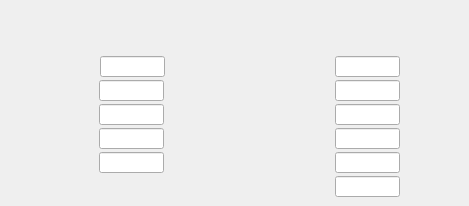
      <widget class="QWidget" name="writeram_2">
       <attribute name="title">
        <string>writeRAM</string>
       </attribute>
       <widget class="QELabel" name="qelabel_185">
        <property name="geometry">
         <rect>
          <x>12</x>
          <y>8</y>
          <width>73</width>
          <height>16</height>
         </rect>
        </property>
        <property name="font">
         <font>
          <pointsize>11</pointsize>
          <weight>75</weight>
          <bold>true</bold>
         </font>
        </property>
        <property name="variable" stdset="0">
         <string>$(P):LI:$(T):DATA.DESC</string>
        </property>
        <property name="variableSubstitutions" stdset="0">
         <string>P=CHA,T=2531-2-2</string>
        </property>
        <property name="displayAlarmState">
         <bool>false</bool>
        </property>
       </widget>
       <widget class="QELabel" name="qelabel_186">
        <property name="geometry">
         <rect>
          <x>9</x>
          <y>60</y>
          <width>85</width>
          <height>16</height>
         </rect>
        </property>
        <property name="alignment">
         <set>Qt::AlignRight|Qt::AlignTrailing|Qt::AlignVCenter</set>
        </property>
        <property name="variable" stdset="0">
         <string>$(P):LO:SC:$(T):RWR:SPOSL.DESC</string>
        </property>
        <property name="variableSubstitutions" stdset="0">
         <string>P=CHA,T=2531-2-2</string>
        </property>
        <property name="displayAlarmState">
         <bool>false</bool>
        </property>
       </widget>
       <widget class="QELineEdit" name="qelineedit_43">
        <property name="geometry">
         <rect>
          <x>100</x>
          <y>56</y>
          <width>65</width>
          <height>21</height>
         </rect>
        </property>
        <property name="variable" stdset="0">
         <string>$(P):LO:SC:$(T):RWR:SPOSL</string>
        </property>
        <property name="variableSubstitutions" stdset="0">
         <string>P=CHA,T=2531-2-2</string>
        </property>
        <property name="displayAlarmState">
         <bool>false</bool>
        </property>
       </widget>
       <widget class="QELabel" name="qelabel_187">
        <property name="geometry">
         <rect>
          <x>168</x>
          <y>60</y>
          <width>57</width>
          <height>16</height>
         </rect>
        </property>
        <property name="variable" stdset="0">
         <string>$(P):LI:$(T):RWR:SPOSL</string>
        </property>
        <property name="variableSubstitutions" stdset="0">
         <string>P=CHA,T=2531-2-2</string>
        </property>
        <property name="displayAlarmState">
         <bool>false</bool>
        </property>
       </widget>
       <widget class="QELabel" name="qelabel_188">
        <property name="geometry">
         <rect>
          <x>8</x>
          <y>84</y>
          <width>85</width>
          <height>16</height>
         </rect>
        </property>
        <property name="alignment">
         <set>Qt::AlignRight|Qt::AlignTrailing|Qt::AlignVCenter</set>
        </property>
        <property name="variable" stdset="0">
         <string>$(P):LO:SC:$(T):RWR:SPOSH.DESC</string>
        </property>
        <property name="variableSubstitutions" stdset="0">
         <string>P=CHA,T=2531-2-2</string>
        </property>
        <property name="displayAlarmState">
         <bool>false</bool>
        </property>
       </widget>
       <widget class="QELabel" name="qelabel_189">
        <property name="geometry">
         <rect>
          <x>167</x>
          <y>84</y>
          <width>57</width>
          <height>16</height>
         </rect>
        </property>
        <property name="variable" stdset="0">
         <string>$(P):LI:$(T):RWR:SPOSH</string>
        </property>
        <property name="variableSubstitutions" stdset="0">
         <string>P=CHA,T=2531-2-2</string>
        </property>
        <property name="displayAlarmState">
         <bool>false</bool>
        </property>
       </widget>
       <widget class="QELineEdit" name="qelineedit_44">
        <property name="geometry">
         <rect>
          <x>99</x>
          <y>80</y>
          <width>65</width>
          <height>21</height>
         </rect>
        </property>
        <property name="variable" stdset="0">
         <string>$(P):LO:SC:$(T):RWR:SPOSH</string>
        </property>
        <property name="variableSubstitutions" stdset="0">
         <string>P=CHA,T=2531-2-2</string>
        </property>
        <property name="displayAlarmState">
         <bool>false</bool>
        </property>
       </widget>
       <widget class="QELabel" name="qelabel_190">
        <property name="geometry">
         <rect>
          <x>8</x>
          <y>108</y>
          <width>85</width>
          <height>16</height>
         </rect>
        </property>
        <property name="alignment">
         <set>Qt::AlignRight|Qt::AlignTrailing|Qt::AlignVCenter</set>
        </property>
        <property name="variable" stdset="0">
         <string>$(P):LO:SC:$(T):RWR:PAGE.DESC</string>
        </property>
        <property name="variableSubstitutions" stdset="0">
         <string>P=CHA,T=2531-2-2</string>
        </property>
        <property name="displayAlarmState">
         <bool>false</bool>
        </property>
       </widget>
       <widget class="QELabel" name="qelabel_191">
        <property name="geometry">
         <rect>
          <x>167</x>
          <y>108</y>
          <width>57</width>
          <height>16</height>
         </rect>
        </property>
        <property name="variable" stdset="0">
         <string>$(P):LI:$(T):RWR:PAGE</string>
        </property>
        <property name="variableSubstitutions" stdset="0">
         <string>P=CHA,T=2531-2-2</string>
        </property>
        <property name="displayAlarmState">
         <bool>false</bool>
        </property>
       </widget>
       <widget class="QELineEdit" name="qelineedit_45">
        <property name="geometry">
         <rect>
          <x>99</x>
          <y>104</y>
          <width>65</width>
          <height>21</height>
         </rect>
        </property>
        <property name="variable" stdset="0">
         <string>$(P):LO:SC:$(T):RWR:PAGE</string>
        </property>
        <property name="variableSubstitutions" stdset="0">
         <string>P=CHA,T=2531-2-2</string>
        </property>
        <property name="displayAlarmState">
         <bool>false</bool>
        </property>
       </widget>
       <widget class="QELabel" name="qelabel_192">
        <property name="geometry">
         <rect>
          <x>8</x>
          <y>132</y>
          <width>85</width>
          <height>16</height>
         </rect>
        </property>
        <property name="alignment">
         <set>Qt::AlignRight|Qt::AlignTrailing|Qt::AlignVCenter</set>
        </property>
        <property name="variable" stdset="0">
         <string>$(P):LO:SC:$(T):RWR:CMND.DESC</string>
        </property>
        <property name="variableSubstitutions" stdset="0">
         <string>P=CHA,T=2531-2-2</string>
        </property>
        <property name="displayAlarmState">
         <bool>false</bool>
        </property>
       </widget>
       <widget class="QELineEdit" name="qelineedit_46">
        <property name="geometry">
         <rect>
          <x>99</x>
          <y>128</y>
          <width>65</width>
          <height>21</height>
         </rect>
        </property>
        <property name="variable" stdset="0">
         <string>$(P):LO:SC:$(T):RWR:CMND</string>
        </property>
        <property name="variableSubstitutions" stdset="0">
         <string>P=CHA,T=2531-2-2</string>
        </property>
        <property name="displayAlarmState">
         <bool>false</bool>
        </property>
       </widget>
       <widget class="QELabel" name="qelabel_193">
        <property name="geometry">
         <rect>
          <x>8</x>
          <y>156</y>
          <width>85</width>
          <height>16</height>
         </rect>
        </property>
        <property name="alignment">
         <set>Qt::AlignRight|Qt::AlignTrailing|Qt::AlignVCenter</set>
        </property>
        <property name="variable" stdset="0">
         <string>$(P):LO:SC:$(T):RWR:CODEW.DESC</string>
        </property>
        <property name="variableSubstitutions" stdset="0">
         <string>P=CHA,T=2531-2-2</string>
        </property>
        <property name="displayAlarmState">
         <bool>false</bool>
        </property>
       </widget>
       <widget class="QELabel" name="qelabel_194">
        <property name="geometry">
         <rect>
          <x>167</x>
          <y>156</y>
          <width>57</width>
          <height>16</height>
         </rect>
        </property>
        <property name="variable" stdset="0">
         <string>$(P):LI:$(T):RWR:CODEW</string>
        </property>
        <property name="variableSubstitutions" stdset="0">
         <string>P=CHA,T=2531-2-2</string>
        </property>
        <property name="displayAlarmState">
         <bool>false</bool>
        </property>
       </widget>
       <widget class="QELineEdit" name="qelineedit_47">
        <property name="geometry">
         <rect>
          <x>99</x>
          <y>152</y>
          <width>65</width>
          <height>21</height>
         </rect>
        </property>
        <property name="variable" stdset="0">
         <string>$(P):LO:SC:$(T):RWR:CODEW</string>
        </property>
        <property name="variableSubstitutions" stdset="0">
         <string>P=CHA,T=2531-2-2</string>
        </property>
        <property name="displayAlarmState">
         <bool>false</bool>
        </property>
       </widget>
       <widget class="QELineEdit" name="qelineedit_48">
        <property name="geometry">
         <rect>
          <x>335</x>
          <y>56</y>
          <width>65</width>
          <height>21</height>
         </rect>
        </property>
        <property name="variable" stdset="0">
         <string>$(P):LO:SC:$(T):RWR:MINV</string>
        </property>
        <property name="variableSubstitutions" stdset="0">
         <string>P=CHA,T=2531-2-2</string>
        </property>
        <property name="displayAlarmState">
         <bool>false</bool>
        </property>
       </widget>
       <widget class="QELabel" name="qelabel_195">
        <property name="geometry">
         <rect>
          <x>403</x>
          <y>60</y>
          <width>57</width>
          <height>16</height>
         </rect>
        </property>
        <property name="variable" stdset="0">
         <string>$(P):LI:$(T):RWR:MINV</string>
        </property>
        <property name="variableSubstitutions" stdset="0">
         <string>P=CHA,T=2531-2-2</string>
        </property>
        <property name="displayAlarmState">
         <bool>false</bool>
        </property>
       </widget>
       <widget class="QELabel" name="qelabel_196">
        <property name="geometry">
         <rect>
          <x>244</x>
          <y>60</y>
          <width>85</width>
          <height>16</height>
         </rect>
        </property>
        <property name="alignment">
         <set>Qt::AlignRight|Qt::AlignTrailing|Qt::AlignVCenter</set>
        </property>
        <property name="variable" stdset="0">
         <string>$(P):LO:SC:$(T):RWR:MINV.DESC</string>
        </property>
        <property name="variableSubstitutions" stdset="0">
         <string>P=CHA,T=2531-2-2</string>
        </property>
        <property name="displayAlarmState">
         <bool>false</bool>
        </property>
       </widget>
       <widget class="QELineEdit" name="qelineedit_49">
        <property name="geometry">
         <rect>
          <x>335</x>
          <y>80</y>
          <width>65</width>
          <height>21</height>
         </rect>
        </property>
        <property name="variable" stdset="0">
         <string>$(P):LO:SC:$(T):RWR:MAXV</string>
        </property>
        <property name="variableSubstitutions" stdset="0">
         <string>P=CHA,T=2531-2-2</string>
        </property>
        <property name="displayAlarmState">
         <bool>false</bool>
        </property>
       </widget>
       <widget class="QELabel" name="qelabel_197">
        <property name="geometry">
         <rect>
          <x>244</x>
          <y>84</y>
          <width>85</width>
          <height>16</height>
         </rect>
        </property>
        <property name="alignment">
         <set>Qt::AlignRight|Qt::AlignTrailing|Qt::AlignVCenter</set>
        </property>
        <property name="variable" stdset="0">
         <string>$(P):LO:SC:$(T):RWR:MAXV.DESC</string>
        </property>
        <property name="variableSubstitutions" stdset="0">
         <string>P=CHA,T=2531-2-2</string>
        </property>
        <property name="displayAlarmState">
         <bool>false</bool>
        </property>
       </widget>
       <widget class="QELabel" name="qelabel_198">
        <property name="geometry">
         <rect>
          <x>403</x>
          <y>84</y>
          <width>57</width>
          <height>16</height>
         </rect>
        </property>
        <property name="variable" stdset="0">
         <string>$(P):LI:$(T):RWR:MAXV</string>
        </property>
        <property name="variableSubstitutions" stdset="0">
         <string>P=CHA,T=2531-2-2</string>
        </property>
        <property name="displayAlarmState">
         <bool>false</bool>
        </property>
       </widget>
       <widget class="QELineEdit" name="qelineedit_50">
        <property name="geometry">
         <rect>
          <x>335</x>
          <y>104</y>
          <width>65</width>
          <height>21</height>
         </rect>
        </property>
        <property name="variable" stdset="0">
         <string>$(P):LO:SC:$(T):RWR:MAXA</string>
        </property>
        <property name="variableSubstitutions" stdset="0">
         <string>P=CHA,T=2531-2-2</string>
        </property>
        <property name="displayAlarmState">
         <bool>false</bool>
        </property>
       </widget>
       <widget class="QELabel" name="qelabel_199">
        <property name="geometry">
         <rect>
          <x>244</x>
          <y>108</y>
          <width>85</width>
          <height>16</height>
         </rect>
        </property>
        <property name="alignment">
         <set>Qt::AlignRight|Qt::AlignTrailing|Qt::AlignVCenter</set>
        </property>
        <property name="variable" stdset="0">
         <string>$(P):LO:SC:$(T):RWR:MAXA.DESC</string>
        </property>
        <property name="variableSubstitutions" stdset="0">
         <string>P=CHA,T=2531-2-2</string>
        </property>
        <property name="displayAlarmState">
         <bool>false</bool>
        </property>
       </widget>
       <widget class="QELabel" name="qelabel_200">
        <property name="geometry">
         <rect>
          <x>403</x>
          <y>108</y>
          <width>57</width>
          <height>16</height>
         </rect>
        </property>
        <property name="variable" stdset="0">
         <string>$(P):LI:$(T):RWR:MAXA</string>
        </property>
        <property name="variableSubstitutions" stdset="0">
         <string>P=CHA,T=2531-2-2</string>
        </property>
        <property name="displayAlarmState">
         <bool>false</bool>
        </property>
       </widget>
       <widget class="QELabel" name="qelabel_201">
        <property name="geometry">
         <rect>
          <x>244</x>
          <y>156</y>
          <width>85</width>
          <height>16</height>
         </rect>
        </property>
        <property name="alignment">
         <set>Qt::AlignRight|Qt::AlignTrailing|Qt::AlignVCenter</set>
        </property>
        <property name="variable" stdset="0">
         <string>$(P):LO:SC:$(T):RWR:EACC.DESC</string>
        </property>
        <property name="variableSubstitutions" stdset="0">
         <string>P=CHA,T=2531-2-2</string>
        </property>
        <property name="displayAlarmState">
         <bool>false</bool>
        </property>
       </widget>
       <widget class="QELineEdit" name="qelineedit_51">
        <property name="geometry">
         <rect>
          <x>335</x>
          <y>152</y>
          <width>65</width>
          <height>21</height>
         </rect>
        </property>
        <property name="variable" stdset="0">
         <string>$(P):LO:SC:$(T):RWR:EACC</string>
        </property>
        <property name="variableSubstitutions" stdset="0">
         <string>P=CHA,T=2531-2-2</string>
        </property>
        <property name="displayAlarmState">
         <bool>false</bool>
        </property>
       </widget>
       <widget class="QELineEdit" name="qelineedit_52">
        <property name="geometry">
         <rect>
          <x>335</x>
          <y>128</y>
          <width>65</width>
          <height>21</height>
         </rect>
        </property>
        <property name="variable" stdset="0">
         <string>$(P):LO:SC:$(T):RWR:LANTH</string>
        </property>
        <property name="variableSubstitutions" stdset="0">
         <string>P=CHA,T=2531-2-2</string>
        </property>
        <property name="displayAlarmState">
         <bool>false</bool>
        </property>
       </widget>
       <widget class="QELabel" name="qelabel_202">
        <property name="geometry">
         <rect>
          <x>244</x>
          <y>132</y>
          <width>85</width>
          <height>16</height>
         </rect>
        </property>
        <property name="alignment">
         <set>Qt::AlignRight|Qt::AlignTrailing|Qt::AlignVCenter</set>
        </property>
        <property name="variable" stdset="0">
         <string>$(P):LO:SC:$(T):RWR:LANTH.DESC</string>
        </property>
        <property name="variableSubstitutions" stdset="0">
         <string>P=CHA,T=2531-2-2</string>
        </property>
        <property name="displayAlarmState">
         <bool>false</bool>
        </property>
       </widget>
       <widget class="QELabel" name="qelabel_203">
        <property name="geometry">
         <rect>
          <x>403</x>
          <y>156</y>
          <width>57</width>
          <height>16</height>
         </rect>
        </property>
        <property name="variable" stdset="0">
         <string>$(P):LI:$(T):RWR:EACC</string>
        </property>
        <property name="variableSubstitutions" stdset="0">
         <string>P=CHA,T=2531-2-2</string>
        </property>
        <property name="displayAlarmState">
         <bool>false</bool>
        </property>
       </widget>
       <widget class="QELabel" name="qelabel_204">
        <property name="geometry">
         <rect>
          <x>403</x>
          <y>180</y>
          <width>57</width>
          <height>16</height>
         </rect>
        </property>
        <property name="variable" stdset="0">
         <string>$(P):LI:$(T):RWR:MAXA</string>
        </property>
        <property name="variableSubstitutions" stdset="0">
         <string>P=CHA,T=2531-2-2</string>
        </property>
        <property name="displayAlarmState">
         <bool>false</bool>
        </property>
       </widget>
       <widget class="QELabel" name="qelabel_205">
        <property name="geometry">
         <rect>
          <x>244</x>
          <y>180</y>
          <width>85</width>
          <height>16</height>
         </rect>
        </property>
        <property name="alignment">
         <set>Qt::AlignRight|Qt::AlignTrailing|Qt::AlignVCenter</set>
        </property>
        <property name="variable" stdset="0">
         <string>$(P):LO:SC:$(T):RWR:MAXA.DESC</string>
        </property>
        <property name="variableSubstitutions" stdset="0">
         <string>P=CHA,T=2531-2-2</string>
        </property>
        <property name="displayAlarmState">
         <bool>false</bool>
        </property>
       </widget>
       <widget class="QELabel" name="qelabel_206">
        <property name="geometry">
         <rect>
          <x>403</x>
          <y>132</y>
          <width>57</width>
          <height>16</height>
         </rect>
        </property>
        <property name="variable" stdset="0">
         <string>$(P):LI:$(T):RWR:LANTH</string>
        </property>
        <property name="variableSubstitutions" stdset="0">
         <string>P=CHA,T=2531-2-2</string>
        </property>
        <property name="displayAlarmState">
         <bool>false</bool>
        </property>
       </widget>
       <widget class="QELineEdit" name="qelineedit_53">
        <property name="geometry">
         <rect>
          <x>335</x>
          <y>176</y>
          <width>65</width>
          <height>21</height>
         </rect>
        </property>
        <property name="variable" stdset="0">
         <string>$(P):LO:SC:$(T):RWR:MAXA</string>
        </property>
        <property name="variableSubstitutions" stdset="0">
         <string>P=CHA,T=2531-2-2</string>
        </property>
        <property name="displayAlarmState">
         <bool>false</bool>
        </property>
       </widget>
      </widget>
